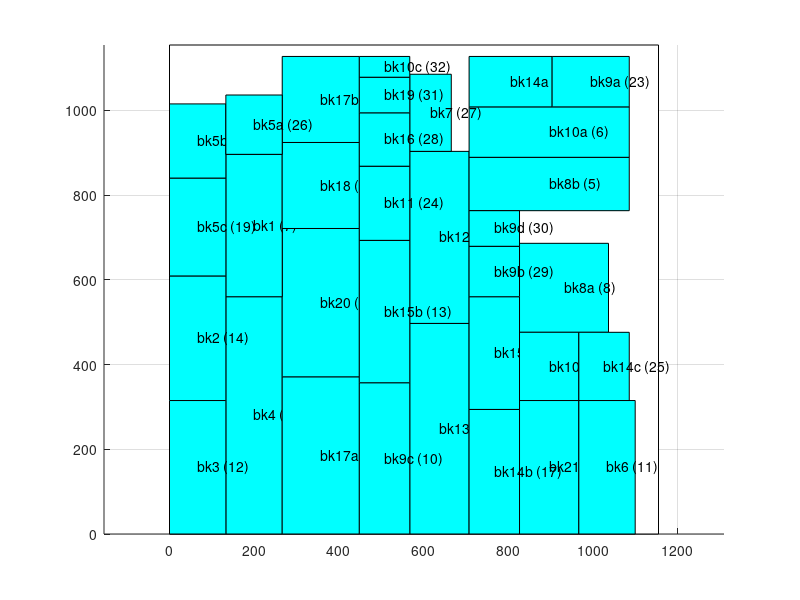

Write MATLAB code to recreate this figure.
axis equal;
hold on;
grid on;
cap_x=[ 0 0 1154 1154 0 ];
cap_y=[ 0 1154 1154 0 0 ];
fill(cap_x,cap_y,'w');
block_x=[ 133 266 266 133 133 ];
block_y=[ 0 0 560 560 0 ];
fill(block_x,block_y,'c');
text(199,280,'bk4 (0)');
block_x=[ 567 707 707 567 567 ];
block_y=[ 0 0 497 497 0 ];
fill(block_x,block_y,'c');
text(637,248,'bk13 (1)');
block_x=[ 266 448 448 266 266 ];
block_y=[ 0 0 371 371 0 ];
fill(block_x,block_y,'c');
text(357,185,'bk17a (2)');
block_x=[ 266 448 448 266 266 ];
block_y=[ 371 371 721 721 371 ];
fill(block_x,block_y,'c');
text(357,546,'bk20 (3)');
block_x=[ 567 707 707 567 567 ];
block_y=[ 497 497 903 903 497 ];
fill(block_x,block_y,'c');
text(637,700,'bk12 (4)');
block_x=[ 707 1085 1085 707 707 ];
block_y=[ 763 763 889 889 763 ];
fill(block_x,block_y,'c');
text(896,826,'bk8b (5)');
block_x=[ 707 1085 1085 707 707 ];
block_y=[ 889 889 1008 1008 889 ];
fill(block_x,block_y,'c');
text(896,948,'bk10a (6)');
block_x=[ 133 266 266 133 133 ];
block_y=[ 560 560 896 896 560 ];
fill(block_x,block_y,'c');
text(199,728,'bk1 (7)');
block_x=[ 826 1036 1036 826 826 ];
block_y=[ 476 476 686 686 476 ];
fill(block_x,block_y,'c');
text(931,581,'bk8a (8)');
block_x=[ 826 966 966 826 826 ];
block_y=[ 0 0 315 315 0 ];
fill(block_x,block_y,'c');
text(896,157,'bk21 (9)');
block_x=[ 448 567 567 448 448 ];
block_y=[ 0 0 357 357 0 ];
fill(block_x,block_y,'c');
text(507,178,'bk9c (10)');
block_x=[ 966 1099 1099 966 966 ];
block_y=[ 0 0 315 315 0 ];
fill(block_x,block_y,'c');
text(1032,157,'bk6 (11)');
block_x=[ 0 133 133 0 0 ];
block_y=[ 0 0 315 315 0 ];
fill(block_x,block_y,'c');
text(66,157,'bk3 (12)');
block_x=[ 448 567 567 448 448 ];
block_y=[ 357 357 693 693 357 ];
fill(block_x,block_y,'c');
text(507,525,'bk15b (13)');
block_x=[ 0 133 133 0 0 ];
block_y=[ 315 315 609 609 315 ];
fill(block_x,block_y,'c');
text(66,462,'bk2 (14)');
block_x=[ 266 448 448 266 266 ];
block_y=[ 721 721 924 924 721 ];
fill(block_x,block_y,'c');
text(357,822,'bk18 (15)');
block_x=[ 266 448 448 266 266 ];
block_y=[ 924 924 1127 1127 924 ];
fill(block_x,block_y,'c');
text(357,1025,'bk17b (16)');
block_x=[ 707 826 826 707 707 ];
block_y=[ 0 0 294 294 0 ];
fill(block_x,block_y,'c');
text(766,147,'bk14b (17)');
block_x=[ 707 826 826 707 707 ];
block_y=[ 294 294 560 560 294 ];
fill(block_x,block_y,'c');
text(766,427,'bk15a (18)');
block_x=[ 0 133 133 0 0 ];
block_y=[ 609 609 840 840 609 ];
fill(block_x,block_y,'c');
text(66,724,'bk5c (19)');
block_x=[ 707 903 903 707 707 ];
block_y=[ 1008 1008 1127 1127 1008 ];
fill(block_x,block_y,'c');
text(805,1067,'bk14a (20)');
block_x=[ 0 133 133 0 0 ];
block_y=[ 840 840 1015 1015 840 ];
fill(block_x,block_y,'c');
text(66,927,'bk5b (21)');
block_x=[ 826 966 966 826 826 ];
block_y=[ 315 315 476 476 315 ];
fill(block_x,block_y,'c');
text(896,395,'bk10b (22)');
block_x=[ 903 1085 1085 903 903 ];
block_y=[ 1008 1008 1127 1127 1008 ];
fill(block_x,block_y,'c');
text(994,1067,'bk9a (23)');
block_x=[ 448 567 567 448 448 ];
block_y=[ 693 693 868 868 693 ];
fill(block_x,block_y,'c');
text(507,780,'bk11 (24)');
block_x=[ 966 1085 1085 966 966 ];
block_y=[ 315 315 476 476 315 ];
fill(block_x,block_y,'c');
text(1025,395,'bk14c (25)');
block_x=[ 133 266 266 133 133 ];
block_y=[ 896 896 1036 1036 896 ];
fill(block_x,block_y,'c');
text(199,966,'bk5a (26)');
block_x=[ 567 665 665 567 567 ];
block_y=[ 903 903 1085 1085 903 ];
fill(block_x,block_y,'c');
text(616,994,'bk7 (27)');
block_x=[ 448 567 567 448 448 ];
block_y=[ 868 868 994 994 868 ];
fill(block_x,block_y,'c');
text(507,931,'bk16 (28)');
block_x=[ 707 826 826 707 707 ];
block_y=[ 560 560 679 679 560 ];
fill(block_x,block_y,'c');
text(766,619,'bk9b (29)');
block_x=[ 707 826 826 707 707 ];
block_y=[ 679 679 763 763 679 ];
fill(block_x,block_y,'c');
text(766,721,'bk9d (30)');
block_x=[ 448 567 567 448 448 ];
block_y=[ 994 994 1078 1078 994 ];
fill(block_x,block_y,'c');
text(507,1036,'bk19 (31)');
block_x=[ 448 567 567 448 448 ];
block_y=[ 1078 1078 1127 1127 1078 ];
fill(block_x,block_y,'c');
text(507,1102,'bk10c (32)');
